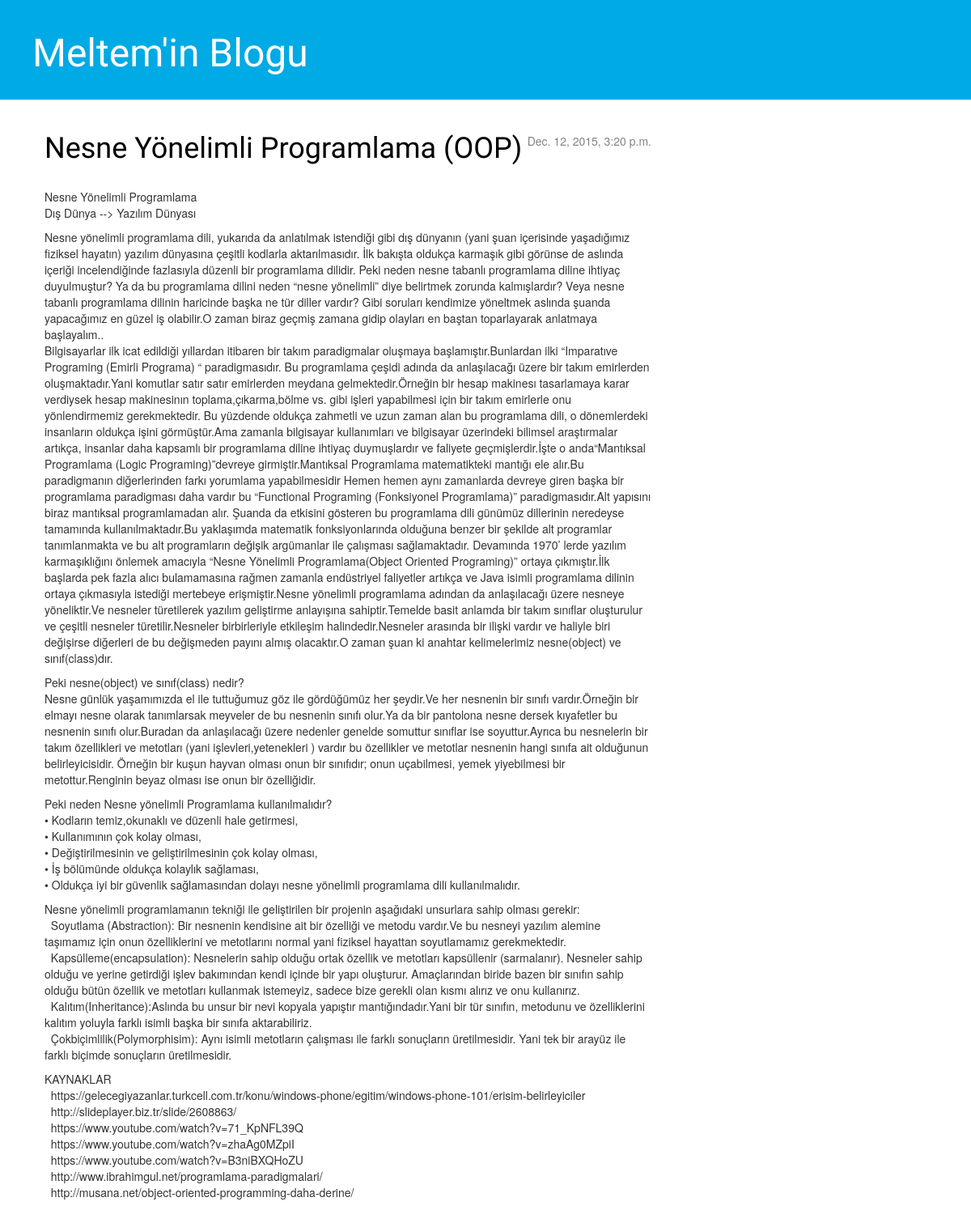
The app's page /, older data.
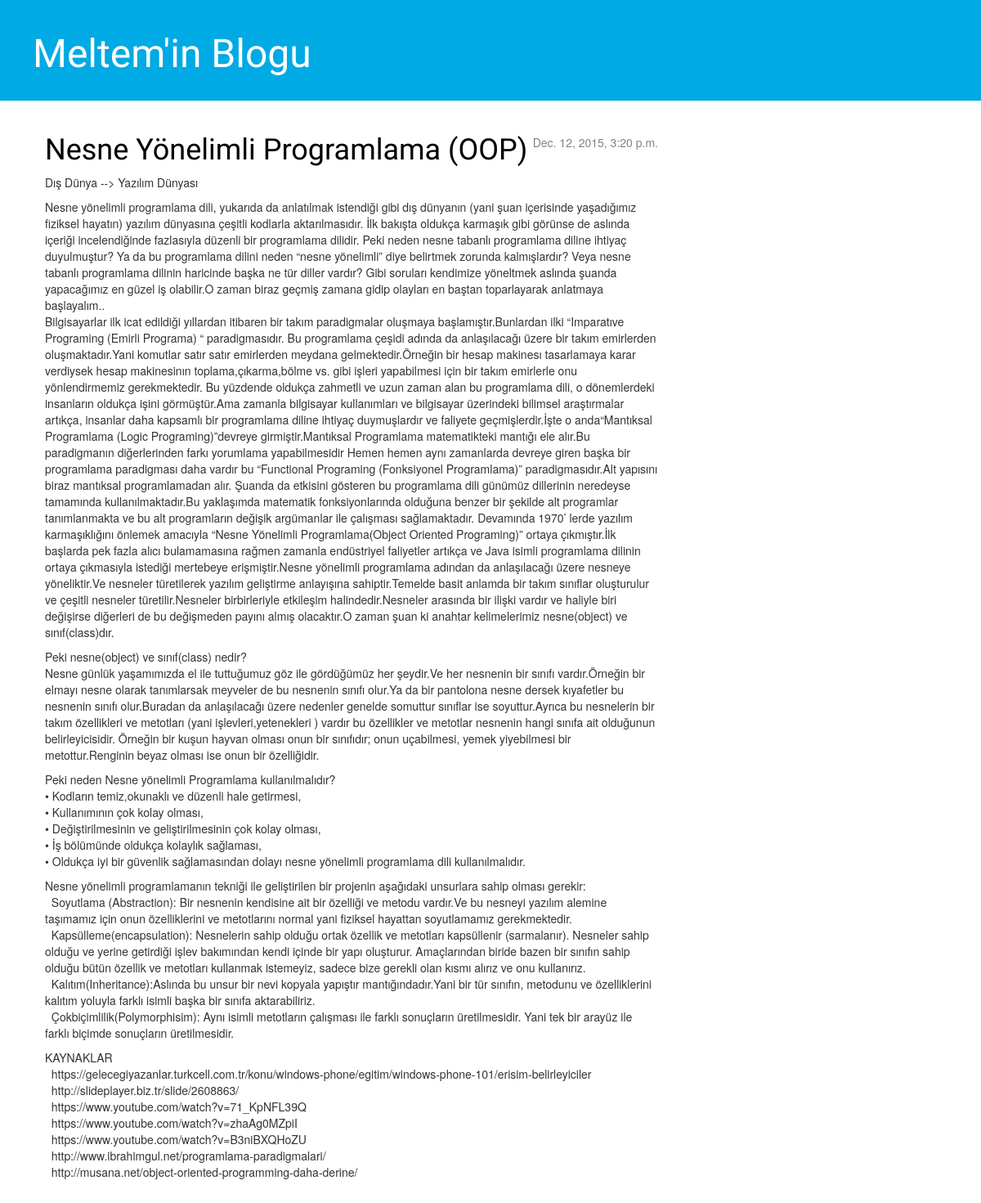
The same page, newer data.
### blog/models.py (models this page shows, shortened)
class Post(models.Model):
    yazar = models.ForeignKey('auth.User')
    baslik = models.CharField(max_length=200)
    yazi = models.TextField()
    yaratilis_tarihi = models.DateTimeField(
            default=timezone.now)
    yayinlanma_tarihi = models.DateTimeField(
            blank=True, null=True)

### blog/views.py (the view)
# urls.py: url(r'^$', views.post_list, name='post_list'),
def post_list(request):
    posts = Post.objects.filter(yayinlanma_tarihi__lte=timezone.now()).order_by('yayinlanma_tarihi')
    return render(request, 'blog/post_list.html', {'posts': posts})

### blog/templates/blog/post_list.html (shortened to what this page needs)
{% extends 'blog/base.html' %}
{% load staticfiles %}
        {% block content %}
            {% for post in posts %}
                <div class="post">
                    <div class="date">
                        {{ post.yayinlanma_tarihi }}
                    </div>
                <h1><a href="{% url 'post_detail' pk=post.pk %}">{{ post.baslik }}</a></h1>
                    <p>{{ post.yazi|linebreaks }}</p>
                </div>
            {% endfor %}
			{% endblock content %}

Row changes from the older to the newer data that the page shows:
changed Post "Nesne Yönelimli Programlama (OOP)": yazi "Nesne Yönelimli Programlama Dış Dünya --> Yazılım…" → "Dış Dünya --> Yazılım…"
